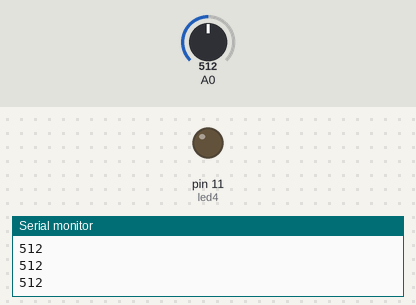
A sketch run on a simulated Arduino Uno, built with avr-gcc and run on an emulated ATmega328P. Parts: output pins drawn as LEDs (lit = HIGH), the last lines printed to the serial monitor. The inputs (shaded band) are chosen by the test bench; at power-on: A0 = 512.

Above: at 1.2 s.
1.3 s: A0 set to 716
At 2.1 s:
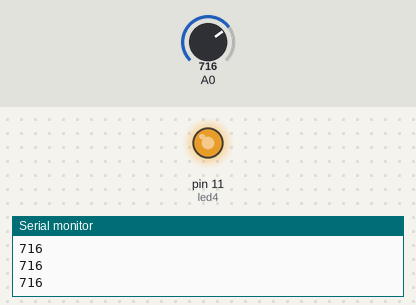
2.8 s: A0 set to 752
At 3.3 s:
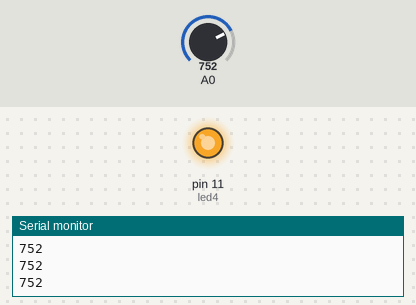
4.3 s: A0 set to 768
At 5.4 s:
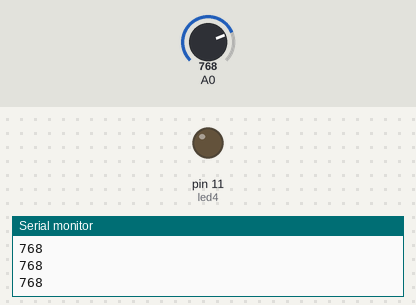
5.8 s: A0 set to 900
At 6.6 s:
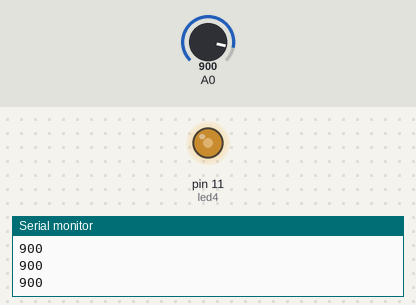
7.3 s: A0 set to 306
At 7.9 s:
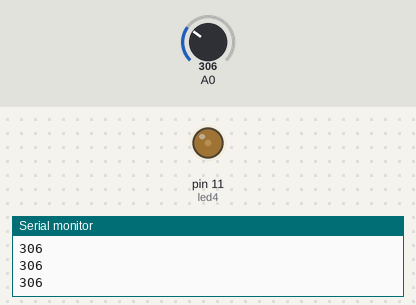
8.8 s: A0 set to 0
At 9.9 s:
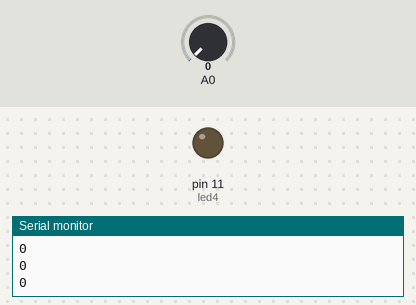
Timing chart, 0 to 11.3 s (numbered marks = the images above; inputs shaded):
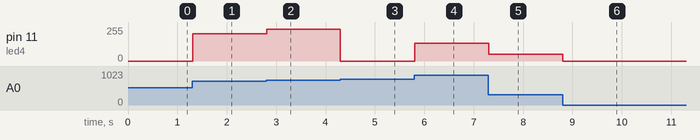

The sketch:

analogExam3.ino
```cpp
int time = 1000;
int led4 = 11;
void setup() {
  Serial.begin(9600);
  pinMode(led4, OUTPUT);
}

void loop() {
  int readValue = analogRead(A0);
  Serial.println(readValue);
  analogWrite(led4,readValue);
  delay(10);
}
```

Measured:
- the behaviour switches between 767 and 768 on A0 (found by bisection; images 2 and 3)
- after the input at 1.3 s, pin 11 (led4): 0/255 → 204/255 at once
- after the input at 2.8 s, pin 11 (led4): 204/255 → 240/255 at once
- after the input at 4.3 s, pin 11 (led4): 240/255 → 0/255 at once
- after the input at 5.8 s, pin 11 (led4): 0/255 → 132/255 at once
- after the input at 7.3 s, pin 11 (led4): 132/255 → 50/255 at once
- after the input at 8.8 s, pin 11 (led4): 50/255 → 0/255 at once
